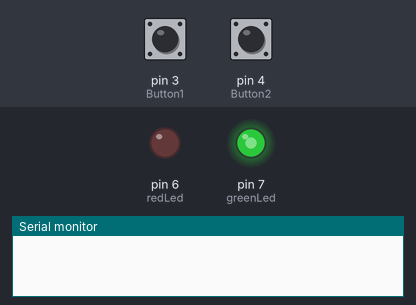
The sketch below on a simulated Arduino Uno, built with avr-gcc and run on an emulated ATmega328P. On the bench: output pins drawn as LEDs (lit = HIGH), the last lines printed to the serial monitor. The inputs (shaded band) are chosen by the test bench; at power-on: pin 3 (Button1) LOW, pin 4 (Button2) LOW.

Above: at 1.2 s.
1.3 s: pin 3 (Button1) pulled HIGH for 0.15 s
At 1.45 s:
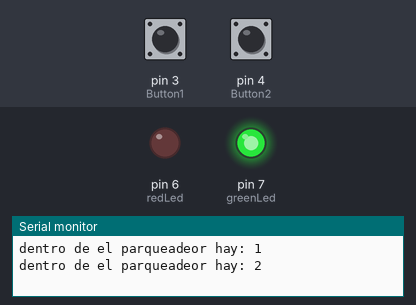
3.0 s: pin 4 (Button2) pulled HIGH for 0.15 s
At 3.6 s:
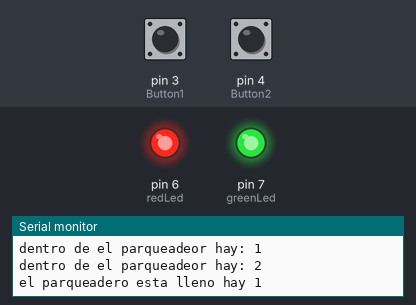
5.6 s: pin 3 (Button1) pulled HIGH for 1 s
At 7.8 s:
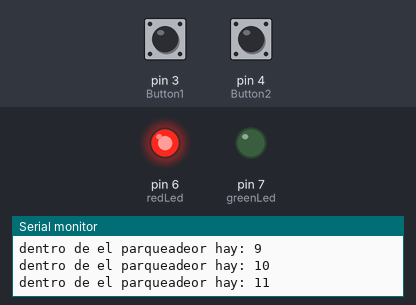
8.1 s: pin 3 (Button1) pulled HIGH for 3.2 s
At 8.6 s:
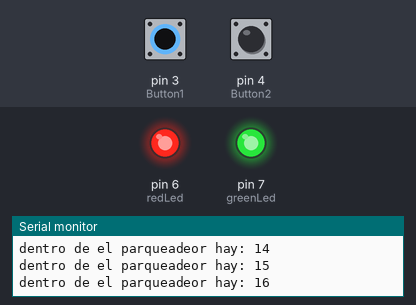
Timing chart, 0 to 12.8 s (numbered marks = the images above; inputs shaded):
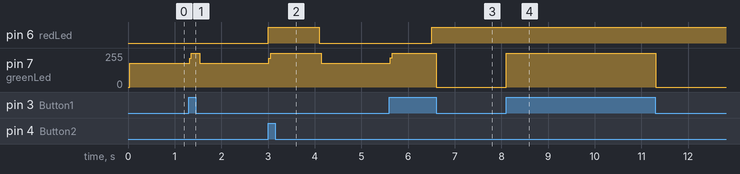

Measured:
- after the input at 1.3 s, pin 7 (greenLed): 177/255 → 255/255 at once, → 177/255 0.22 s later
- after the input at 3.0 s, pin 6 (redLed): LOW → HIGH at once, → LOW 1.1 s later; pin 7 (greenLed): 177/255 → 255/255 at once, → 177/255 1.1 s later
- after the input at 5.6 s, pin 6 (redLed): LOW → HIGH after 0.90 s; pin 7 (greenLed): 177/255 → 255/255 at once, → 0/255 0.98 s later
- after the input at 8.1 s, pin 7 (greenLed): 0/255 → 255/255 at once, → 0/255 3.2 s later

The sketch:

Punto_5_Parqueadero.ino
```cpp
const int blueLed = 5;
const int redLed = 6;
const int greenLed = 7;
const int Button1= 3;
const int Button2= 4;
const int dipSwitch[] = {11, 10, 9, 8};
int ButtonState1 = 0;
int ButtonState2 = 0;
int push=0;
int recaudo=0;
float tarifa=5000;

void setup()
{
  pinMode(redLed,OUTPUT);
  pinMode(greenLed,OUTPUT);

  pinMode(Button1,INPUT);
  pinMode(Button2,INPUT);
  Serial.begin(9600);


}
void loop ()
{
  ButtonState1 = digitalRead(Button1);
  if (ButtonState1 == HIGH)
  {
 digitalWrite(greenLed, HIGH);
    push++;
    Serial.print("dentro de el parqueadeor hay: ");
    Serial.println(push);
    delay (100);
  }
else
{
 digitalWrite(greenLed, LOW);
}
  if (push>=10)
{
 digitalWrite(redLed,HIGH);
 digitalWrite(greenLed,false);

}
  else
  {
    digitalWrite(redLed,LOW);
    digitalWrite(greenLed,true);
  }

  ButtonState2 = digitalRead(Button2);

if (ButtonState2 == HIGH)
{
 digitalWrite(redLed, HIGH);
   push--;
  Serial.print("el parqueadero esta lleno hay ");
    Serial.println(push);
 delay(1000);
    Serial.println(push);
    delay (100);
  recaudo=recaudo+tarifa;
    Serial.print("se han recolectado: ");
    Serial.println(recaudo);

}

else
{
 digitalWrite(blueLed, LOW);
}

}
```
